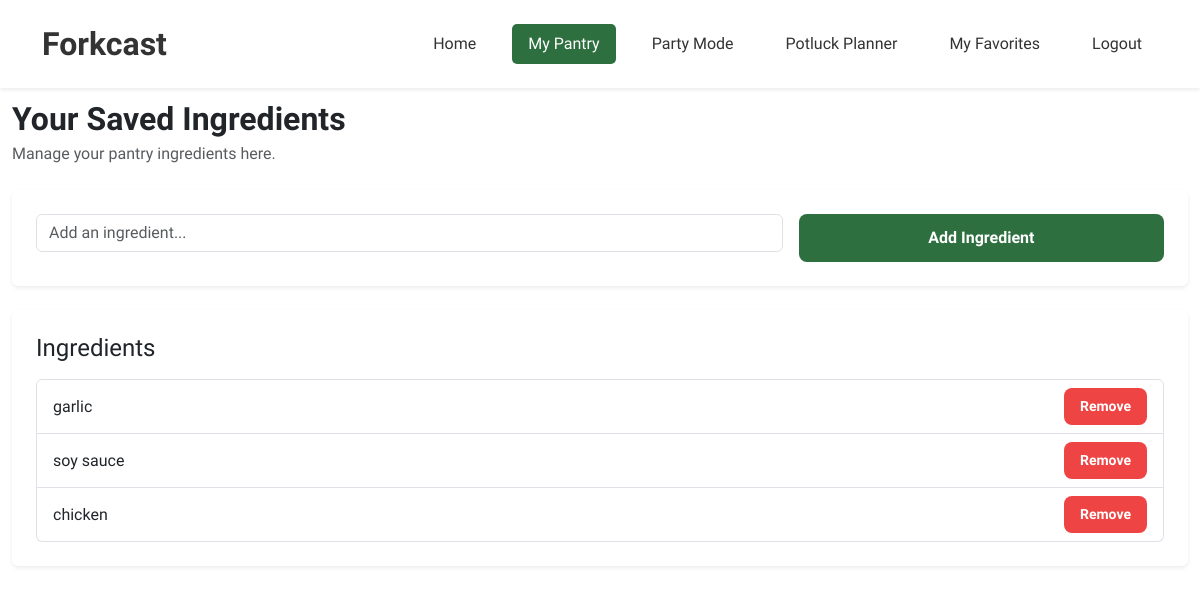
Page /pantry (signed in) on the committed database.
### tables this page shows
CREATE TABLE ingredients (
    ID INTEGER PRIMARY KEY AUTOINCREMENT,
    INGREDIENT TEXT NOT NULL,
    USER_NAME TEXT NOT NULL
);

### main.py (the view)
@app.route("/pantry")
def pantry():
    if "username" not in session:
        return redirect("/login")
    conn = get_db_connection()
    cursor = conn.cursor()
    cursor.execute(
        "SELECT ROWID as id, INGREDIENT FROM ingredients WHERE USER_NAME = ?",
        (session["username"],)
    )
    ingredients = cursor.fetchall()
    conn.close()
    ingredient_list = []
    for row in ingredients:
        ingredient_list.append({
            "id": row["id"],
            "INGREDIENT": row["INGREDIENT"]
        })
    print(f"DEBUG: Fetched ingredients: {ingredient_list}")  # Debug print
    return render_template("pantry.html", items=ingredient_list)

### main.py (called while the page is built)
def get_db_connection():
    conn = sqlite3.connect(DB_PATH)
    conn.row_factory = sqlite3.Row
    return conn

### frontend/templates/pantry.html (shortened to what this page needs)
<!DOCTYPE html>
<html lang="en">
<head>
  <link href="https://cdn.jsdelivr.net/npm/bootstrap@5.3.8/dist/css/bootstrap.min.css" rel="stylesheet">
  <link rel="stylesheet" href="{{ url_for('static', filename='styles.css') }}">
</head>
<body>
        <div style="height: 100px;"></div>
        <nav class="navbar navbar-expand-lg navbar-light bg-white fixed-top shadow-sm">
            <div class="container" style="max-width: 1200px;">
                <span class="navbar-brand fs-2 fw-bold">Forkcast</span>
                <div class="nav-links ms-auto">
                    <a href="/">Home</a>
                    <a href="/pantry" class="active">My Pantry</a>
                    <a href="/party">Party Mode</a>
                    <a href="/potluck">Potluck Planner</a>
                    <a href="/favorites">My Favorites</a>
                    <a href="/logout">Logout</a>
                </div>
            </div>
        </nav>
  <div class="container" style="max-width: 1200px;">
    <h2 class="fw-bold mb-1">Your Saved Ingredients</h2>
    <p class="text-muted mb-4">Manage your pantry ingredients here.</p>
    <div class="p-4 shadow-sm rounded bg-white mb-4">
      <form method="POST" action="/add_ingredient" class="row g-3">
        <div class="col-md-8">
          <input class="form-control" name="ingredient" placeholder="Add an ingredient..." required>
        </div>
        <div class="col-md-4">
          <button class="btn btn-primary w-100">Add Ingredient</button>
        </div>
      </form>
    </div>
<div class="p-4 shadow-sm rounded bg-white mb-5">
  <h4 class="mb-3">Ingredients</h4>
  {% if items %}
  <ul class="list-group">
    {% for item in items %}
    <li class="list-group-item d-flex justify-content-between align-items-center">
      {{ item['INGREDIENT'] }}
      <a href="/pantry/remove/{{ item['id'] }}" class="btn btn-danger btn-sm">Remove</a>
    </li>
    {% endfor %}
  </ul>
  {% else %}
  <p class="text-muted">No ingredients added yet.</p>
  {% endif %}
</div>
  </div>
</body>
</html>

### static/styles.css (style rules this page uses)
.navbar, .navbar .navbar-brand, .navbar .btn, .navbar .btn-link, .navbar a, .w3-sidebar, .w3-bar-item { font-family: "Karma", sans-serif; }
.navbar { display: flex; justify-content: space-between; align-items: center; background: white; padding: 15px 30px; box-shadow: 0 2px 10px rgba(0,0,0,0.1); margin-bottom: 20px; }
.navbar-brand { font-size: 24px; color: #333 !important; text-decoration: none; font-weight: bold; }
.nav-links { display: flex; gap: 20px; margin-left: auto; }
.nav-links a { text-decoration: none; color: #333; padding: 8px 16px; border-radius: 5px; transition: all 0.3s; }
.nav-links a:hover, .nav-links a.active { background-color: #2e6f40; color: white; }
.btn { padding: 12px 24px; border: none; border-radius: 8px; font-size: 16px; cursor: pointer; transition: all 0.3s ease; font-weight: 600; font-family: "Karma", sans-serif; }
.btn-primary { background-color: #2e6f40; color: white; }
.btn-danger { background-color: #ef4444; color: white; padding: 8px 16px; font-size: 14px; }

### frontend/templates/pantry.html (style rules this page uses)
body, h1, h2, h3, h4, h5, h6 { font-family: "Karma", sans-serif; }

### rows in the picture
ingredients: INGREDIENT "garlic"
ingredients: INGREDIENT "soy sauce"
ingredients: INGREDIENT "chicken"
